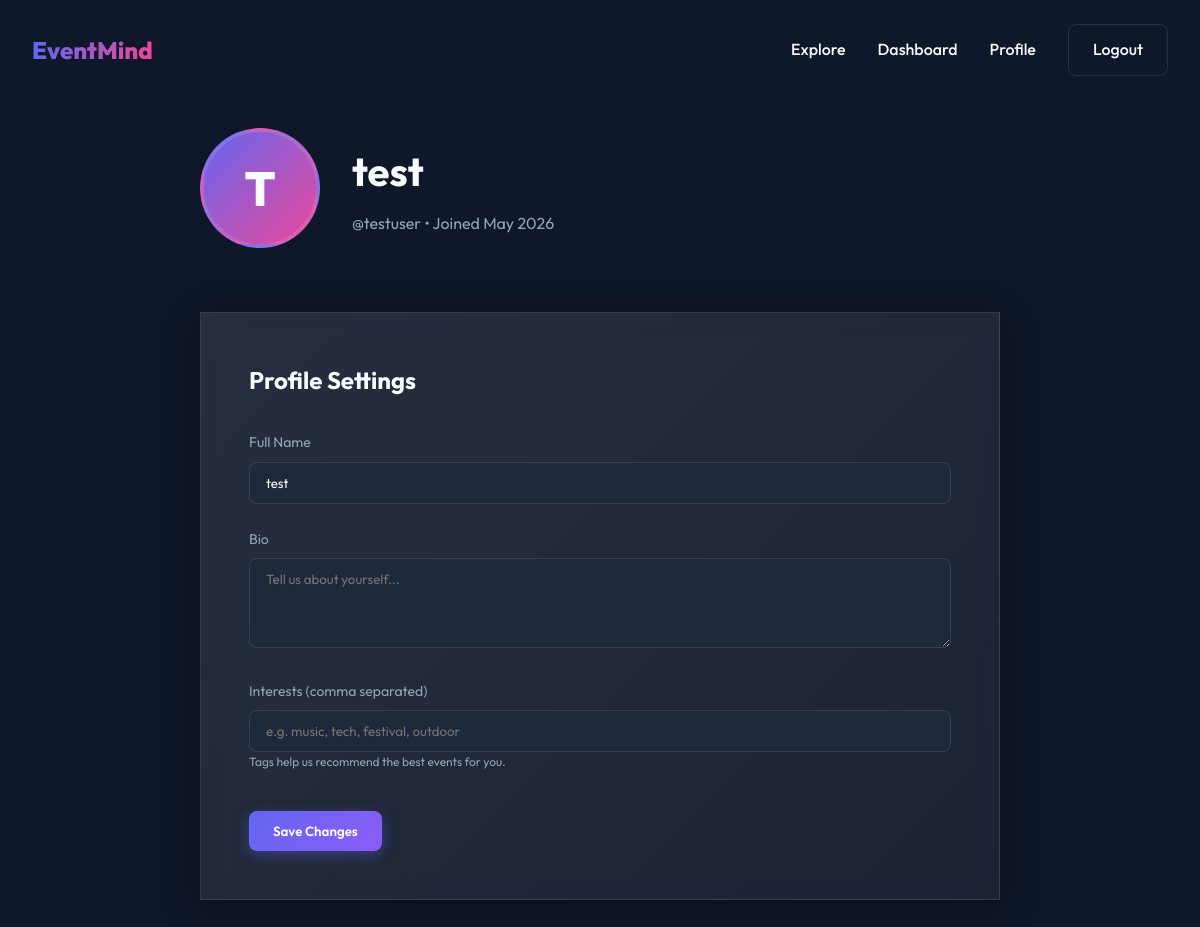
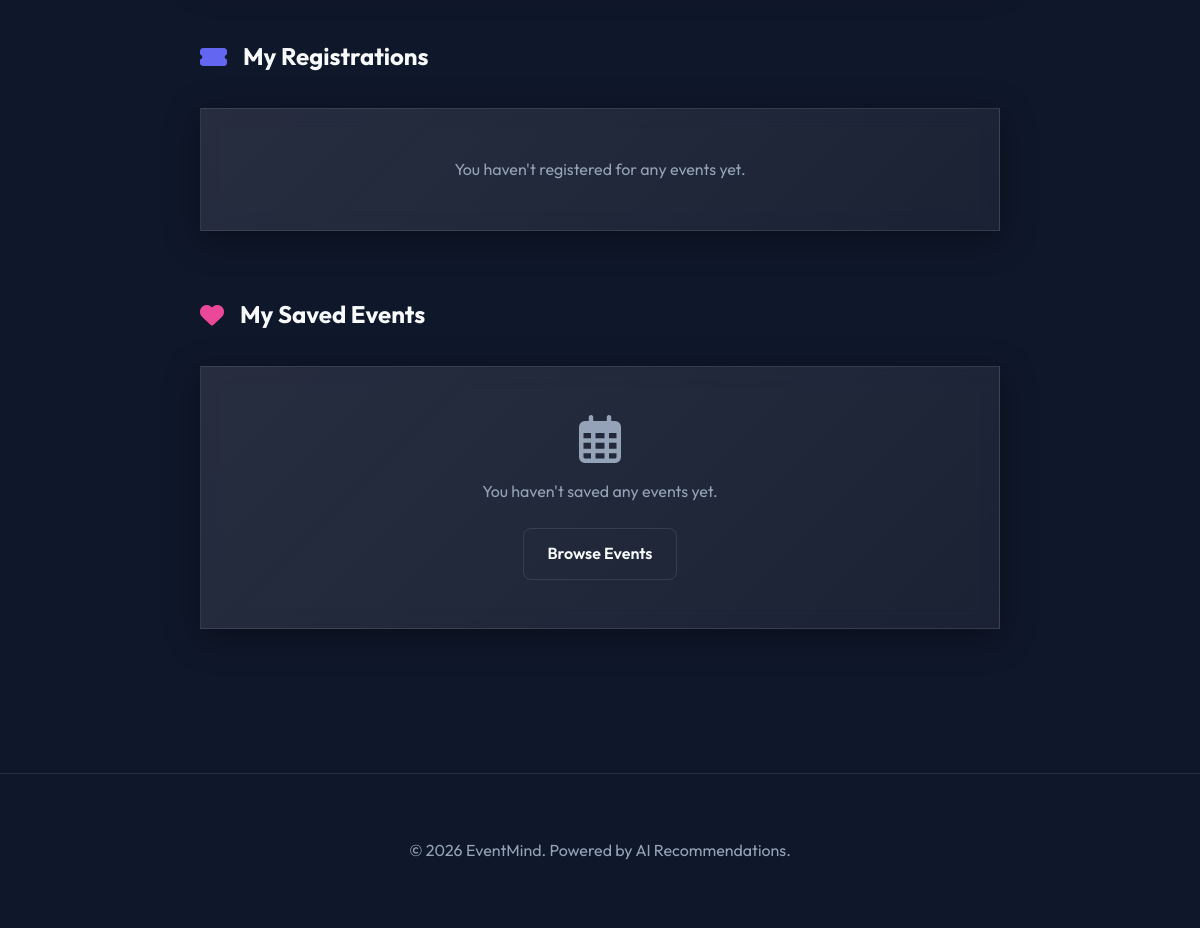
Screenshot of /profile (signed in) with the database file from the repository (2 pictures, top to bottom).
### app/models/user.py (models this page shows, shortened)
class User(Base, TimestampMixin):
    __tablename__ = "users"
    id: Mapped[int] = mapped_column(primary_key=True, index=True)
    email: Mapped[str] = mapped_column(String(255), unique=True, index=True, nullable=False)
    username: Mapped[str] = mapped_column(String(50), unique=True, index=True, nullable=False)
    hashed_password: Mapped[str] = mapped_column(String(255), nullable=False)
    full_name: Mapped[str] = mapped_column(String(150), nullable=False)
    bio: Mapped[str | None] = mapped_column(Text, nullable=True)
    avatar_url: Mapped[str | None] = mapped_column(String(500), nullable=True)
    interests: Mapped[list] = mapped_column(JSON, default=list, nullable=False)
    role: Mapped[UserRole] = mapped_column(
        Enum(UserRole), default=UserRole.USER, nullable=False
    )
    is_active: Mapped[bool] = mapped_column(Boolean, default=True, nullable=False)
    events: Mapped[list["Event"]] = relationship(
        "Event", back_populates="owner", lazy="selectin"
    )
    registrations: Mapped[list["Registration"]] = relationship(
        "Registration", back_populates="user", lazy="selectin"
    )
    comments: Mapped[list["Comment"]] = relationship(
        "Comment", back_populates="user", lazy="selectin"
    )
    favorites: Mapped[list["Event"]] = relationship(
        "Event", secondary="user_favorite_events", back_populates="favorited_by", lazy="selectin"
    )

### app/web/profile_views.py (the view)
@router.get("", response_class=HTMLResponse)
async def profile_page(
    request: Request,
    current_user=Depends(require_login_cookie),
    session: AsyncSession = Depends(get_db),
):
    service = UserService(session)
    fav_service = FavoriteService(session)
    reg_service = RegistrationService(session)
    stats = await service.get_user_stats(current_user.id)
    saved_events = await fav_service.get_user_favorites(current_user.id)
    registered_events = await reg_service.get_my_registrations(current_user)
    for event in saved_events:
        setattr(event, "is_favorited", True)
    return templates.TemplateResponse(
        request=request,
        name="profile/index.html",
        context={
            "current_user": current_user,
            "stats": stats,
            "saved_events": saved_events,
            "registered_events": registered_events
        },
    )

### templates/profile/index.html (shortened to what this page needs)
{% extends "base.html" %}
{% block content %}
<section style="padding: 8rem 2rem 4rem;">
    <div style="max-width: 800px; margin: 0 auto;">
        <div style="display: flex; align-items: center; gap: 2rem; margin-bottom: 4rem;">
            <div style="width: 120px; height: 120px; background: linear-gradient(135deg, var(--primary), var(--secondary)); border-radius: 50%; display: flex; align-items: center; justify-content: center; font-size: 3rem; font-weight: 800; border: 4px solid var(--glass-border);">
                {{ current_user.username[0].upper() }}
            </div>
            <div>
                <h1 style="font-size: 2.5rem; margin-bottom: 0.5rem;">{{ current_user.full_name }}</h1>
                <p style="color: var(--text-muted);">@{{ current_user.username }} • Joined {{ current_user.created_at.strftime('%B %Y') }}</p>
            </div>
        </div>
        <div class="glass-card" style="padding: 3rem;">
            <h2 style="margin-bottom: 2rem;">Profile Settings</h2>
            <form action="/profile/update" method="POST">
                <div class="form-group">
                    <label for="full_name">Full Name</label>
                    <input type="text" id="full_name" name="full_name" class="form-control" value="{{ current_user.full_name }}" required>
                </div>
                <div class="form-group">
                    <label for="bio">Bio</label>
                    <textarea id="bio" name="bio" class="form-control" rows="4" placeholder="Tell us about yourself...">{{ current_user.bio or '' }}</textarea>
                </div>
                <div class="form-group">
                    <label for="interests">Interests (comma separated)</label>
                    <input type="text" id="interests" name="interests" class="form-control"
                           value="{{ current_user.interests | join(', ') }}"
                           placeholder="e.g. music, tech, festival, outdoor">
                    <p style="font-size: 0.75rem; color: var(--text-muted); mt: 0.5rem;">
                        Tags help us recommend the best events for you.
                    </p>
                </div>
                <button type="submit" class="btn btn-primary" style="margin-top: 1rem;">Save Changes</button>
            </form>
        </div>
        <div style="margin-top: 4rem;">
            <h2 style="margin-bottom: 2rem; display: flex; align-items: center; gap: 1rem;">
                <i class="fas fa-ticket-alt" style="color: var(--primary);"></i> My Registrations
            </h2>
            {% if registered_events %}
                <div class="event-grid" style="grid-template-columns: repeat(auto-fill, minmax(280px, 1fr)); padding: 0;">
                    {% for reg in registered_events %}
                        <div class="glass-card event-card">
                            {% if reg.event_image_url %}
                            <img src="{{ reg.event_image_url }}" alt="{{ reg.event_title }}" style="width: 100%; height: 160px; object-fit: cover; border-radius: 1rem 1rem 0 0;">
                            {% endif %}
                            <div style="padding: 1.5rem;">
                                <div style="font-size: 0.75rem; color: var(--primary); margin-bottom: 0.5rem; text-transform: uppercase; font-weight: 700;">{{ reg.event_category }}</div>
                                <h3 style="font-size: 1.1rem; margin-bottom: 1rem;">
                                    <a href="/events/{{ reg.event_id }}" style="color: var(--text); text-decoration: none;">{{ reg.event_title }}</a>
                                </h3>
                                <div style="font-size: 0.85rem; color: var(--text-muted); display: flex; flex-direction: column; gap: 0.5rem;">
                                    <span><i class="far fa-calendar"></i> {{ reg.event_date.strftime('%b %d, %Y') }}</span>
                                    <span><i class="fas fa-map-marker-alt"></i> {{ reg.event_location }}</span>
                                </div>
                                <a href="/events/{{ reg.event_id }}" class="btn btn-outline" style="width: 100%; margin-top: 1.5rem; font-size: 0.8rem; padding: 0.5rem;">View Details</a>
                            </div>
                        </div>
                    {% endfor %}
                </div>
            {% else %}
                <div class="glass-card" style="padding: 3rem; text-align: center;">
                    <p style="color: var(--text-muted);">You haven't registered for any events yet.</p>
                </div>
            {% endif %}
        </div>
        <div style="margin-top: 4rem;">
            <h2 style="margin-bottom: 2rem; display: flex; align-items: center; gap: 1rem;">
                <i class="fas fa-heart" style="color: var(--secondary);"></i> My Saved Events
            </h2>
            {% if saved_events %}
                <div class="event-grid" style="grid-template-columns: repeat(auto-fill, minmax(280px, 1fr)); padding: 0;">
                    {% for event in saved_events %}
                        {% include "partials/event_card.html" %}
                    {% endfor %}
                </div>
            {% else %}
                <div class="glass-card" style="padding: 3rem; text-align: center;">
                    <i class="far fa-calendar-alt" style="font-size: 3rem; color: var(--text-muted); margin-bottom: 1rem;"></i>
                    <p style="color: var(--text-muted);">You haven't saved any events yet.</p>
                    <a href="/events" class="btn btn-outline" style="margin-top: 1.5rem;">Browse Events</a>
                </div>
            {% endif %}
        </div>
    </div>
</section>
{% endblock %}

### static/css/main.css (style rules this page uses)
:root { --primary: #6366f1; --primary-dark: #4f46e5; --secondary: #ec4899; --accent: #8b5cf6; --background: #0f172a; --surface: #1e293b; --surface-light: #334155; --text: #f8fafc; --text-muted: #94a3b8; --error: #ef4444; --success: #10b981; --glass: rgba(255, 255, 255, 0.05); --glass-border: rgba(255, 255, 255, 0.1); }
* { margin: 0; padding: 0; box-sizing: border-box; font-family: 'Outfit', sans-serif; }
body { background-color: var(--background); color: var(--text); line-height: 1.6; overflow-x: hidden; }
.glass-card { background: linear-gradient(135deg, rgba(255,255,255,0.1), rgba(255,255,255,0.05)); backdrop-filter: blur(10px); border: 1px solid rgba(255,255,255,0.1); box-shadow: 0 8px 32px 0 rgba(0, 0, 0, 0.37); }
.btn { padding: 0.75rem 1.5rem; border-radius: 0.5rem; font-weight: 600; cursor: pointer; transition: all 0.3s cubic-bezier(0.4, 0, 0.2, 1); text-decoration: none; display: inline-block; border: none; }
.btn-primary { background: linear-gradient(135deg, var(--primary), var(--accent)); color: white; box-shadow: 0 4px 14px 0 rgba(99, 102, 241, 0.39); }
.btn-outline { background: transparent; border: 1px solid var(--glass-border); color: var(--text); }
.form-group { margin-bottom: 1.5rem; }
.form-group label { display: block; font-size: 0.875rem; margin-bottom: 0.5rem; color: var(--text-muted); }
.form-control { width: 100%; padding: 0.75rem 1rem; background: var(--surface); border: 1px solid var(--glass-border); border-radius: 0.5rem; color: var(--text); transition: border-color 0.3s; }
.glass-card { transition: transform 0.3s cubic-bezier(0.34, 1.56, 0.64, 1), box-shadow 0.3s ease; }
.btn-primary { position: relative; overflow: hidden; }
.btn-primary::after { content: ''; position: absolute; top: -50%; left: -50%; width: 200%; height: 200%; background: radial-gradient(circle, rgba(255,255,255,0.2) 0%, transparent 70%); opacity: 0; transition: opacity 0.3s; }

### rows the page displays
User: username "T", full_name "test", username "testuser", created_at "May 2026"
